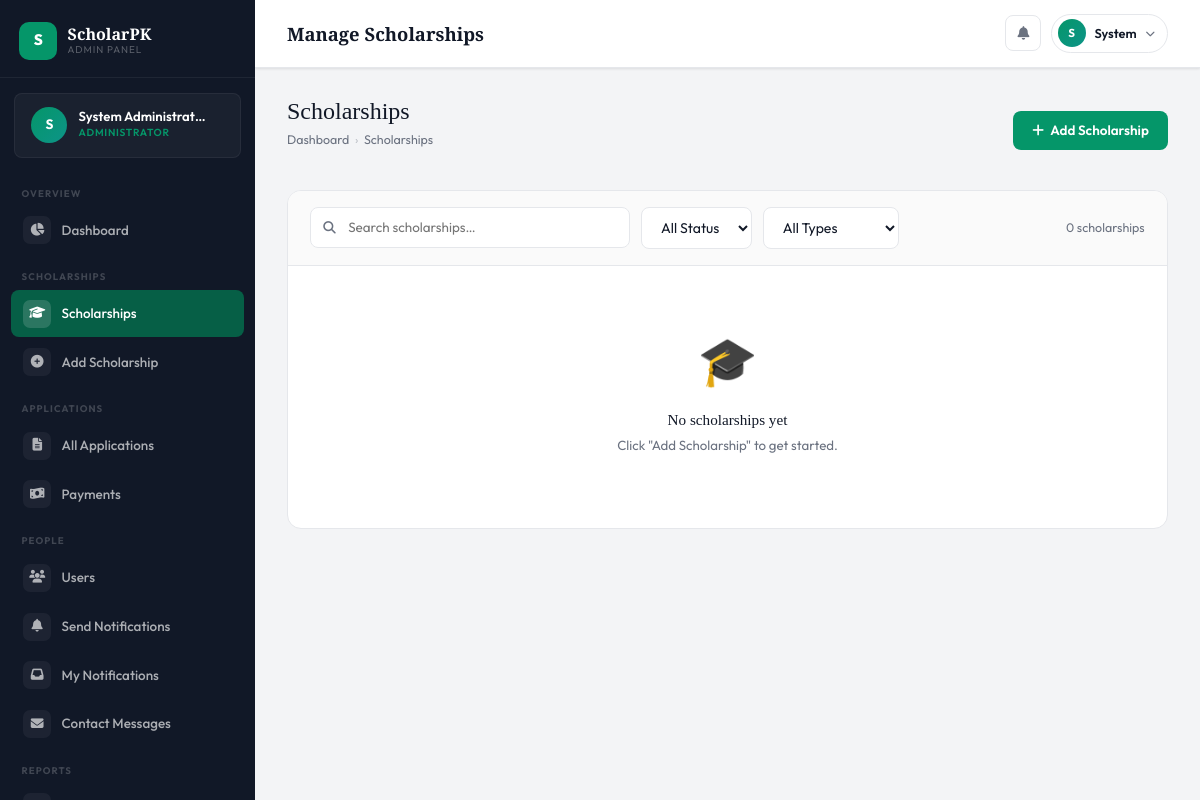
/admin/scholarships.php (signed in), run on an earlier commit of the app's database.
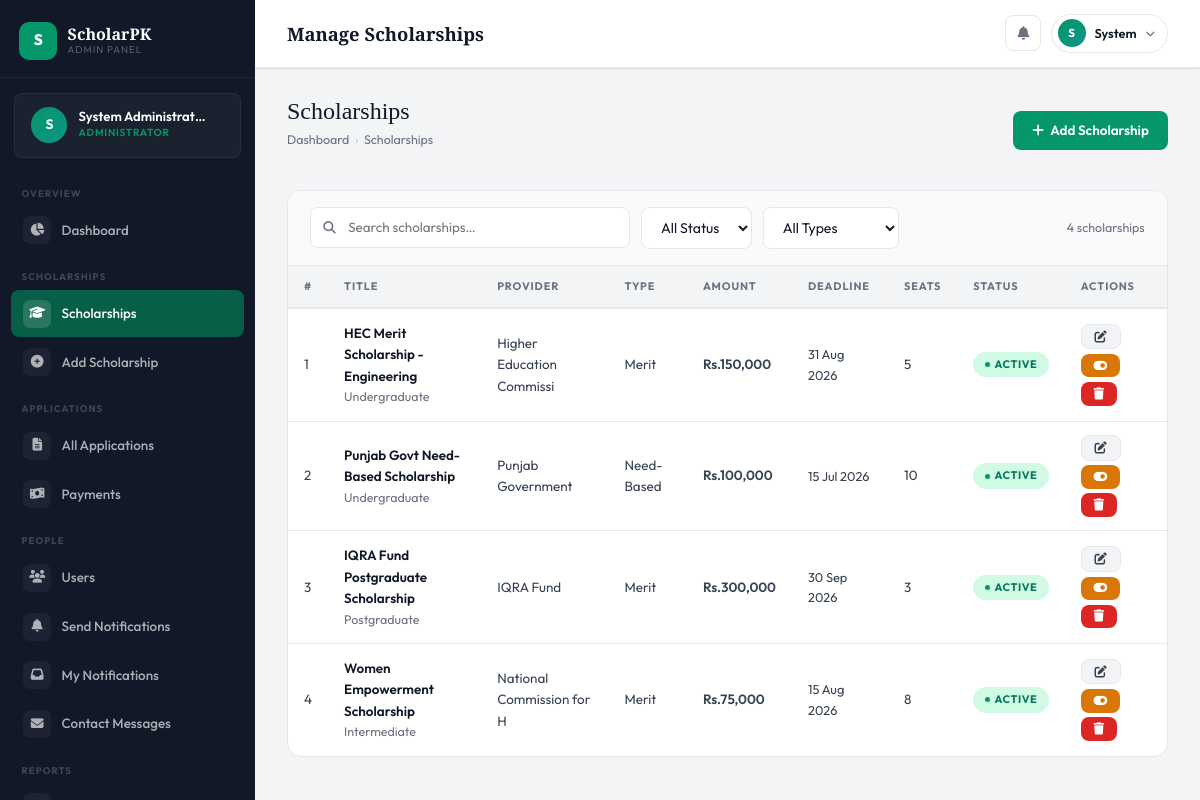
And on a later commit of the database.
### tables this page shows
CREATE TABLE IF NOT EXISTS scholarships (
    scholarship_id     INT            AUTO_INCREMENT PRIMARY KEY,
    title              VARCHAR(255)   NOT NULL,
    provider           VARCHAR(150),                    
    category           VARCHAR(100),                    
    level              ENUM('Matric','Intermediate','Undergraduate','Postgraduate'),
    type               ENUM('Merit','Need-Based','Talent-Based'),
    description        TEXT,

     
    eligibility_criteria TEXT,
    min_gpa            DECIMAL(3,2),                    
    max_age            INT,
    gender_requirement ENUM('Male','Female','Any') DEFAULT 'Any',

     
    amount             DECIMAL(10,2),                   
    total_seats        INT,

     
    start_date         DATE,
    deadline           DATE,

    status             ENUM('active','closed') DEFAULT 'active',
    created_at         TIMESTAMP DEFAULT CURRENT_TIMESTAMP,
    updated_at         TIMESTAMP DEFAULT CURRENT_TIMESTAMP ON UPDATE CURRENT_TIMESTAMP
);

### auth_helper.php (called while the page is built, shortened)
<?php
function clean($data)
{
    return htmlspecialchars(strip_tags(trim($data)));
}

### admin/scholarships.php (the view, shortened to what the changed rows need)
<?php
require_once '../db.php';
require_once '../auth_helper.php';
$action = clean($_GET['action'] ?? 'list');
$edit_data = null;
$scholarships = $conn->query("SELECT * FROM scholarships ORDER BY created_at DESC");
include 'includes/layout.php';
?>
<?php if ($action === 'add' || $action === 'edit'): ?>
<div class="page-hd">
  <h1><?= $action === 'edit' ? 'Edit Scholarship' : 'Add New Scholarship' ?></h1>
  <div class="breadcrumb">
    <a href="dashboard.php">Dashboard</a><span class="bc-sep">›</span>
    <a href="scholarships.php">Scholarships</a><span class="bc-sep">›</span>
    <?= $action === 'edit' ? 'Edit' : 'Add' ?>
  </div>
</div>
<form method="POST" action="scholarships.php" novalidate>
  <?php if ($edit_data): ?>
    <input type="hidden" name="scholarship_id" value="<?= $edit_data['scholarship_id'] ?>">
  <?php endif; ?>
  <div class="row g-4">
    <div class="col-lg-8">
      <div class="panel mb-4">
        <div class="panel-hd"><span class="panel-title">Basic Information</span></div>
        <div class="panel-body">
          <div class="row g-3">
            <div class="col-12">
              <label class="form-lbl">Title <span style="color:var(--red)">*</span></label>
              <input type="text" name="title" class="form-ctrl"
                     placeholder="e.g. HEC Need Based Scholarship 2025"
                     value="<?= htmlspecialchars($edit_data['title'] ?? $_POST['title'] ?? '') ?>" required>
            </div>
            <div class="col-md-6">
              <label class="form-lbl">Provider / Organization</label>
              <input type="text" name="provider" class="form-ctrl"
                     placeholder="e.g. Higher Education Commission"
                     value="<?= htmlspecialchars($edit_data['provider'] ?? '') ?>">
            </div>
            <div class="col-md-6">
              <label class="form-lbl">Category</label>
              <input type="text" name="category" class="form-ctrl"
                     placeholder="e.g. STEM, Arts, General"
                     value="<?= htmlspecialchars($edit_data['category'] ?? '') ?>">
            </div>
            <div class="col-12">
              <label class="form-lbl">Description</label>
              <textarea name="description" class="form-ctrl" rows="4"
                        placeholder="Detailed description of this scholarship…"
                        ><?= htmlspecialchars($edit_data['description'] ?? '') ?></textarea>
            </div>
            <div class="col-12">
              <label class="form-lbl">Eligibility Criteria</label>
              <textarea name="eligibility_criteria" class="form-ctrl" rows="3"
                        placeholder="Who can apply, what qualifications are needed…"
                        ><?= htmlspecialchars($edit_data['eligibility_criteria'] ?? '') ?></textarea>
            </div>
          </div>
        </div>
      </div>
      <div class="panel mb-4">
        <div class="panel-hd"><span class="panel-title">Academic Requirements</span></div>
        <div class="panel-body">
          <div class="row g-3">
            <div class="col-md-4">
              <label class="form-lbl">Education Level</label>
              <select name="level" class="form-sel">
                <option value="">Select level</option>
                <?php foreach (['Matric','Intermediate','Undergraduate','Postgraduate'] as $lvl): ?>
                <option value="<?= $lvl ?>" <?= ($edit_data['level'] ?? '') === $lvl ? 'selected' : '' ?>><?= $lvl ?></option>
                <?php endforeach; ?>
              </select>
            </div>
            <div class="col-md-4">
              <label class="form-lbl">Scholarship Type</label>
              <select name="type" class="form-sel">
                <option value="">Select type</option>
                <?php foreach (['Merit','Need-Based','Talent-Based'] as $t): ?>
                <option value="<?= $t ?>" <?= ($edit_data['type'] ?? '') === $t ? 'selected' : '' ?>><?= $t ?></option>
                <?php endforeach; ?>
              </select>
            </div>
            <div class="col-md-4">
              <label class="form-lbl">Gender Requirement</label>
              <select name="gender_requirement" class="form-sel">
                <?php foreach (['Any','Male','Female'] as $g): ?>
                <option value="<?= $g ?>" <?= ($edit_data['gender_requirement'] ?? 'Any') === $g ? 'selected' : '' ?>><?= $g ?></option>
                <?php endforeach; ?>
              </select>
            </div>
            <div class="col-md-4">
              <label class="form-lbl">Minimum GPA</label>
              <input type="number" name="min_gpa" class="form-ctrl" step="0.01" min="0" max="4"
                     placeholder="e.g. 3.00"
                     value="<?= htmlspecialchars($edit_data['min_gpa'] ?? '') ?>">
            </div>
            <div class="col-md-4">
              <label class="form-lbl">Maximum Age</label>
              <input type="number" name="max_age" class="form-ctrl" min="0"
                     placeholder="e.g. 25"
                     value="<?= htmlspecialchars($edit_data['max_age'] ?? '') ?>">
            </div>
          </div>
        </div>
      </div>
    </div>
    <div class="col-lg-4">
      <div class="panel mb-4">
        <div class="panel-hd"><span class="panel-title">Financial Details</span></div>
        <div class="panel-body">
          <div class="mb-3">
            <label class="form-lbl">Amount (PKR)</label>
            <input type="number" name="amount" class="form-ctrl" min="0"
                   placeholder="e.g. 50000"
                   value="<?= htmlspecialchars($edit_data['amount'] ?? '') ?>">
          </div>
          <div>
            <label class="form-lbl">Total Seats</label>
            <input type="number" name="total_seats" class="form-ctrl" min="1"
                   placeholder="e.g. 100"
                   value="<?= htmlspecialchars($edit_data['total_seats'] ?? '') ?>">
          </div>
        </div>
      </div>
      <div class="panel mb-4">
        <div class="panel-hd"><span class="panel-title">Dates</span></div>
        <div class="panel-body">
          <div class="mb-3">
            <label class="form-lbl">Start Date</label>
            <input type="date" name="start_date" class="form-ctrl"
                   value="<?= htmlspecialchars($edit_data['start_date'] ?? '') ?>">
          </div>
          <div>
            <label class="form-lbl">Application Deadline</label>
            <input type="date" name="deadline" class="form-ctrl"
                   value="<?= htmlspecialchars($edit_data['deadline'] ?? '') ?>">
          </div>
        </div>
      </div>
      <div class="panel mb-4">
        <div class="panel-hd"><span class="panel-title">Status</span></div>
        <div class="panel-body">
          <select name="status" class="form-sel">
            <option value="active" <?= ($edit_data['status'] ?? 'active') === 'active' ? 'selected' : '' ?>>Active</option>
            <option value="closed" <?= ($edit_data['status'] ?? '') === 'closed' ? 'selected' : '' ?>>Closed</option>
          </select>
        </div>
      </div>
      <div style="display:flex;gap:.65rem;flex-wrap:wrap">
        <button type="submit" class="btn-a btn-primary">
          <i class="fas fa-save"></i>
          <?= $action === 'edit' ? 'Save Changes' : 'Add Scholarship' ?>
        </button>
        <a href="scholarships.php" class="btn-a btn-secondary">Cancel</a>
      </div>
    </div>
  </div>
</form>
<?php else: ?>
<div class="page-hd">
  <div style="display:flex;align-items:center;justify-content:space-between;flex-wrap:wrap;gap:1rem">
    <div>
      <h1>Scholarships</h1>
    </div>
  </div>
</div>
<div class="panel">
  <div class="filter-row">
    <div class="search-bar">
      <i class="fas fa-search"></i>
      <input type="text" id="searchInput" placeholder="Search scholarships…">
    </div>
    <select id="filterStatus" class="form-sel" style="width:auto">
      <option value="">All Status</option>
    </select>
    <select id="filterType" class="form-sel" style="width:auto">
      <option value="">All Types</option>
    </select>
    <span id="resultCount" style="font-size:.78rem;color:var(--muted);margin-left:auto">
      <?= $scholarships ? $scholarships->num_rows : 0 ?> scholarships
    </span>
  </div>
  <?php if ($scholarships && $scholarships->num_rows > 0): ?>
  <div class="table-wrap">
    <table class="admin-table" id="scholTable">
      <thead>
        <tr>
          <th>#</th>
          <th>Title</th>
          <th>Provider</th>
          <th>Type</th>
          <th>Amount</th>
          <th>Deadline</th>
          <th>Seats</th>
          <th>Status</th>
          <th>Actions</th>
        </tr>
      </thead>
      <tbody>
        <?php $n=1; while ($s = $scholarships->fetch_assoc()):
        ?>
        <tr class="schol-row"
            data-title="<?= strtolower(htmlspecialchars($s['title'].' '.$s['provider'])) ?>"
            data-status="<?= strtolower($s['status']) ?>"
            data-type="<?= strtolower($s['type'] ?? '') ?>">
          <td class="td-muted"><?= $n++ ?></td>
          <td>
            <div class="td-primary"><?= htmlspecialchars(mb_substr($s['title'],0,40)) ?></div>
            <div class="td-muted"><?= htmlspecialchars($s['level'] ?? '—') ?></div>
          </td>
          <td class="td-muted"><?= htmlspecialchars(mb_substr($s['provider']??'—',0,25)) ?></td>
          <td><?= htmlspecialchars($s['type'] ?? '—') ?></td>
          <td style="font-weight:600;white-space:nowrap">
            <?= $s['amount'] ? 'Rs.'.number_format($s['amount']) : '—' ?>
          </td>
          <td>
            <?php if ($s['deadline']): ?>
              <div style="font-size:.8rem"><?= date('d M Y',strtotime($s['deadline'])) ?></div>
            <?php else: ?>—<?php endif; ?>
          </td>
          <td class="td-muted"><?= $s['total_seats'] ?? '—' ?></td>
          <td>
            <span class="badge-s badge-<?= $s['status'] === 'active' ? 'active' : 'inactive' ?>">
              <?= ucfirst($s['status']) ?>
            </span>
          </td>
          <td>
            <div style="display:flex;gap:.3rem;flex-wrap:wrap">
              <a href="scholarships.php?edit=<?= $s['scholarship_id'] ?>"
                 class="btn-a btn-secondary btn-sm" title="Edit">
                <i class="fas fa-edit"></i>
              </a>
              <a href="scholarships.php?toggle=<?= $s['scholarship_id'] ?>"
                 class="btn-a btn-warning btn-sm" title="Toggle status"
                 data-confirm="Toggle scholarship status?">
                <i class="fas fa-toggle-on"></i>
              </a>
              <a href="scholarships.php?delete=<?= $s['scholarship_id'] ?>"
                 class="btn-a btn-danger btn-sm" title="Delete"
                 data-confirm="Delete this scholarship? All related applications will also be deleted.">
                <i class="fas fa-trash"></i>
              </a>
            </div>
          </td>
        </tr>
        <?php endwhile; ?>
      </tbody>
    </table>
  </div>
  <?php else: ?>
  <div class="empty-tbl">
    <span class="ei">🎓</span>
    <h5>No scholarships yet</h5>
    <p>Click "Add Scholarship" to get started.</p>
  </div>
  <?php endif; ?>
</div>
<?php endif; ?>
<?php include 'includes/layout_end.php'; ?>

What changed in the data, as far as the page shows it:
added scholarships: title "HEC Merit Scholarship - Engineering", level "Undergraduate", provider "Higher Education Commissi", type "Merit", amount "150,000", deadline "31 Aug 2026", total_seats "5", status "ACTIVE"
added scholarships: title "Punjab Govt Need-Based Scholarship", level "Undergraduate", provider "Punjab Government", type "Need-Based", amount "100,000", deadline "15 Jul 2026", total_seats "10", status "ACTIVE"
added scholarships: title "IQRA Fund Postgraduate Scholarship", level "Postgraduate", provider "IQRA Fund", type "Merit", amount "300,000", deadline "30 Sep 2026", total_seats "3", status "ACTIVE"
added scholarships: title "Women Empowerment Scholarship", level "Intermediate", provider "National Commission for H", type "Merit", amount "75,000", deadline "15 Aug 2026", total_seats "8", status "ACTIVE"
Also different on the page:
$scholarships->num_rows: "0" → "4"
text no longer shown: "🎓 No scholarships yet Click \"Add Scholarship\" to get started."
text now shown: "# TITLE PROVIDER TYPE AMOUNT DEADLINE SEATS STATUS ACTIONS"
